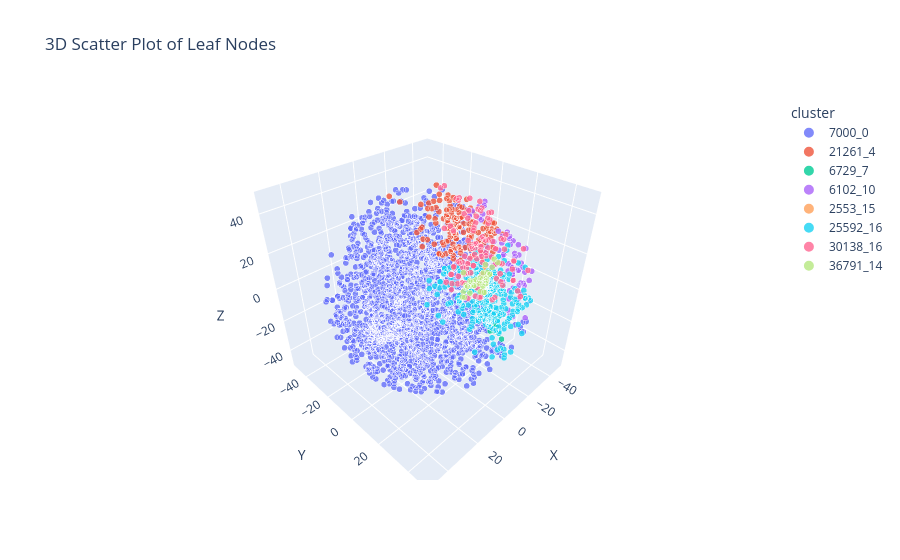

Write notebook code for a chart like this one.
### Code cell
fig = px.scatter_3d(
    df_filtered, x='x', y='y', z='z', 
    color='cluster',  # colored Cluster
    size='size',
    title='3D Scatter Plot of Leaf Nodes',
    labels={'x': 'X', 'y': 'Y', 'z': 'Z'},
    opacity=0.8,
    size_max=10
)
fig.show()
